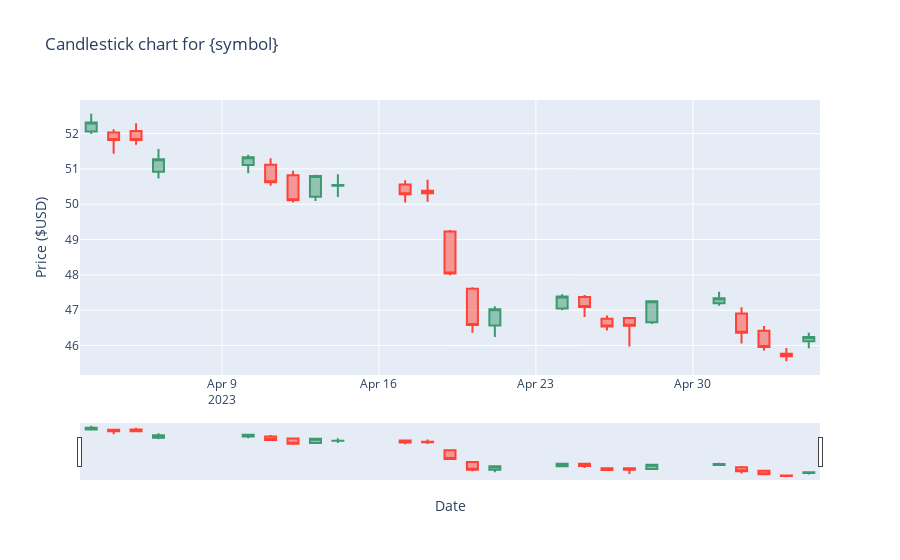

Here is the notebook cell this chart was saved with:
### Code cell
#Reference Alpaca API and Create General Bid Ask Chart Structures
#From 
from dotenv import load_dotenv
import plotly.graph_objects as go
import plotly.express as px
import alpaca_trade_api as api
import os
%matplotlib nbagg


load_dotenv(dotenv_path='../a.env')

FED_API_KEY = os.environ['FED_API_KEY']
ALPACA_KEY_ID = os.environ['ALPACA_KEY_ID']
ALPACA_SECRETS_KEY = os.environ['ALPACA_SECRETS_ID']
alpaca = api.REST(ALPACA_KEY_ID, ALPACA_SECRETS_KEY)

# Setting parameters before calling method
symbols = ["CSCO"]
timeframe = "1Day"
start = "2023-04-01"
end = "2023-05-05"
# Retrieve daily bars for SPY in a dataframe and printing the first 5 rows

# Retrieve daily bars for SPY, TSLA, and AAPL in a DataFrame
bars = alpaca.get_bars(symbols, timeframe, start, end).df

# Assigning new variables for each symbol contained in our response
a_bars = bars.loc[bars["symbol"] == "CSCO"]
print(a_bars.head(2))



# Bar data candlestick plot
candlestick_fig = go.Figure(data=[go.Candlestick(x=spy_bars.index,
               open=spy_bars['open'],
               high=spy_bars['high'],
               low=spy_bars['low'],
               close=spy_bars['close'])])
candlestick_fig.update_layout(
    title="Candlestick chart for {symbol}",
    xaxis_title="Date",
    yaxis_title="Price ($USD)")
candlestick_fig.show()

### Figure 1 — Plotly figure (JSON) as saved in the notebook; plotly's stock layout.template omitted (floating-point values rounded to 4 significant figures)
{"data": [{"close": [52.31, 51.82, 51.82, 51.27, 51.33, 50.62, 50.11, 50.8, 50.54, 50.28, 50.31, 48.04, 46.58, 47.03, 47.39, 47.09, 46.54, 46.56, 47.25, 47.34, 46.36, 45.96, 45.7, 46.24], "high": [52.56, 52.12, 52.29, 51.56, 51.4, 51.3, 50.95, 50.83, 50.85, 50.67, 50.69, 49.27, 47.65, 47.12, 47.45, 47.43, 46.85, 46.8, 47.26, 47.52, 47.08, 46.55, 45.93, 46.36], "low": [51.99, 51.43, 51.68, 50.73, 50.88, 50.52, 50.05, 50.09, 50.2, 50.05, 50.07, 47.99, 46.36, 46.24, 47, 46.8, 46.42, 45.97, 46.61, 47.12, 46.06, 45.86, 45.55, 45.92], "open": [52.06, 52.03, 52.07, 50.92, 51.11, 51.12, 50.82, 50.21, 50.52, 50.56, 50.38, 49.23, 47.61, 46.56, 47.05, 47.37, 46.76, 46.78, 46.66, 47.2, 46.91, 46.42, 45.77, 46.12], "type": "candlestick", "x": ["2023-04-03T04:00:00+00:00", "2023-04-04T04:00:00+00:00", "2023-04-05T04:00:00+00:00", "2023-04-06T04:00:00+00:00", "2023-04-10T04:00:00+00:00", "2023-04-11T04:00:00+00:00", "2023-04-12T04:00:00+00:00", "2023-04-13T04:00:00+00:00", "2023-04-14T04:00:00+00:00", "2023-04-17T04:00:00+00:00", "2023-04-18T04:00:00+00:00", "2023-04-19T04:00:00+00:00", "2023-04-20T04:00:00+00:00", "2023-04-21T04:00:00+00:00", "2023-04-24T04:00:00+00:00", "2023-04-25T04:00:00+00:00", "2023-04-26T04:00:00+00:00", "2023-04-27T04:00:00+00:00", "2023-04-28T04:00:00+00:00", "2023-05-01T04:00:00+00:00", "2023-05-02T04:00:00+00:00", "2023-05-03T04:00:00+00:00", "2023-05-04T04:00:00+00:00", "2023-05-05T04:00:00+00:00"]}], "layout": {"title": {"text": "Candlestick chart for {symbol}"}, "xaxis": {"title": {"text": "Date"}}, "yaxis": {"title": {"text": "Price ($USD)"}}}}
